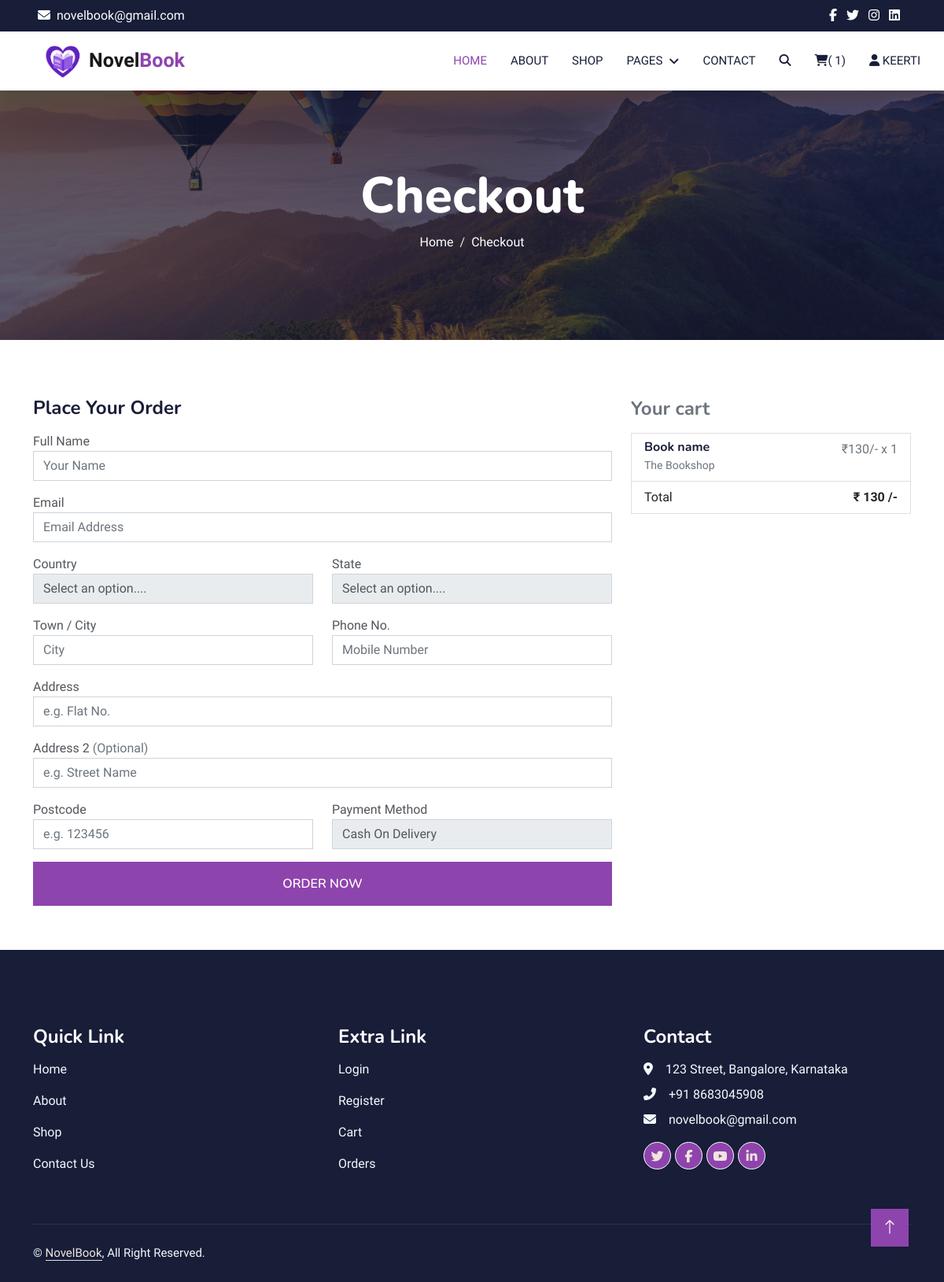
The app's page /checkout.php (signed in) with its own data.
### tables this page shows
CREATE TABLE `cart` (
  `id` int(100) NOT NULL,
  `user_id` int(100) NOT NULL,
  `name` varchar(100) NOT NULL,
  `price` int(100) NOT NULL,
  `quantity` int(100) NOT NULL,
  `image` varchar(100) NOT NULL
);

### checkout.php (the view, shortened to what this page needs)
<?php
include 'inc/db.php';
$user_id = $_SESSION['user_id'];
?>
<?php
include "inc/header.php";
?>
<div class="container-fluid bg-primary py-5 mb-5 page-header">
  <div class="container py-5">
    <div class="row justify-content-center">
      <div class="col-lg-10 text-center">
        <h1 class="display-3 text-white animated slideInDown">Checkout</h1>
        <nav aria-label="breadcrumb">
          <ol class="breadcrumb justify-content-center">
            <li class="breadcrumb-item"><a class="text-white" href="{% url 'home' %}">Home</a></li>
            <li class="breadcrumb-item text-white active" aria-current="page">Checkout</li>
          </ol>
        </nav>
      </div>
    </div>
  </div>
</div>
<div class="container-xxl py-2 wow fadeInUp" data-wow-delay="0.1s">
  <div class="container">
    <div class="py-2">
    </div>
    <div class="row">
      <div class="col-md-4 order-md-2 mb-4">
        <h4 class="d-flex justify-content-between align-items-center mb-3">
          <span class="text-muted">Your cart</span>
          <span class="badge badge-secondary badge-pill">3</span>
        </h4>
        <ul class="list-group mb-3">
          <?php
          $grand_total = 0;
          $select_cart = mysqli_query($conn, "SELECT * FROM `cart` WHERE user_id = '$user_id'") or die('query failed');
          if (mysqli_num_rows($select_cart) > 0) {
            while ($fetch_cart = mysqli_fetch_assoc($select_cart)) {
              $total_price = ($fetch_cart['price'] * $fetch_cart['quantity']);
              $grand_total += $total_price;
              ?>
              <li class="list-group-item d-flex justify-content-between lh-condensed">
                <div>
                  <h6 class="my-0">Book name</h6>
                  <small class="text-muted">
                    <?php echo $fetch_cart['name']; ?>
                  </small>
                </div>
                <span class="text-muted">
                  <?php echo '₹' . $fetch_cart['price'] . '/-' . ' x ' . $fetch_cart['quantity']; ?>
                </span>
              </li>
              <?php
            }
          } else {
            echo '<p class="empty">Your Cart is empty</p>';
          }
          ?>
          <li class="list-group-item d-flex justify-content-between">
            <span>Total</span>
            <strong>₹
              <?php echo $grand_total; ?> /-
            </strong>
          </li>
        </ul>
      </div>
      <div class="col-md-8 order-md-1">
        <h4 class="mb-3">Place Your Order</h4>
        <form method="POST">
          <div class="mb-3">
            <label for="Name">Full Name</label>
            <input type="text" class="form-control" id="name" placeholder="Your Name" name="name" required>
          </div>
          <div class="mb-3">
            <label for="email">Email</label>
            <input type="email" class="form-control" id="email" placeholder="Email Address" name="email" required>
          </div>
          <div class="row">
            <div class="col-md-6 mb-3">
              <label for="country">Country</label>
              <select class="custom-select d-block w-100 form-control" id="country" required name="country">
                <option value="">Select an option....</option>
              </select>
            </div>
            <div class="col-md-6 mb-3">
              <label for="state">State</label>
              <select class="custom-select d-block w-100 form-control" id="state" name="state" required>
                <option value="">Select an option....</option>
              </select>
            </div>
          </div>
          <div class="row">
            <div class="col-md-6 mb-3">
              <label for="city">Town / City</label>
              <input type="text" class="form-control" id="city" placeholder="City" name="city" required>
            </div>
            <div class="col-md-6 mb-3">
              <label for="phone">Phone No.</label>
              <input type="tel" class="form-control" id="phone" placeholder="Mobile Number" name="number" required>
            </div>
          </div>
          <div class="mb-3">
            <label for="address">Address</label>
            <input type="text" class="form-control" id="address" placeholder="e.g. Flat No." name="flat" required>
          </div>
          <div class="mb-3">
            <label for="address2">Address 2 <span class="text-muted">(Optional)</span></label>
            <input type="text" class="form-control" id="address2" placeholder="e.g. Street Name" name="street">
          </div>
          <div class="row">
            <div class="col-md-6 mb-3">
              <label for="postcode">Postcode</label>
              <input type="number" class="form-control" id="postcode" placeholder="e.g. 123456" name="pin_code"
                required>
            </div>
            <div class="col-md-6 mb-3">
              <label for="country">Payment Method</label>
              <select class="custom-select d-block w-100 form-control" id="country" name="method" required>
                <option value="cash on delivery">Cash On Delivery</option>
              </select>
            </div>
          </div>
          <button class="btn text-white w-100 p-3" type="submit" name="order_btn">ORDER NOW</button>
        </form>
      </div>
    </div>
  </div>
</div>
<?php
include "inc/footer.php";
?>

### css/style.css (style rules this page uses)
:root { --primary: #8e44ad; --light: #F0FBFC; --light: #f0e4de; --dark: #181d38; }
.btn { background-color: #8e44ad; border: none; }
.btn { font-family: 'Nunito', sans-serif; font-weight: 600; transition: .5s; }
.page-header { background: linear-gradient(rgba(24, 29, 56, .7), rgba(24, 29, 56, .7)), url(../images/carousel-1.jpg); background-position: center center; background-repeat: no-repeat; background-size: cover; }
.breadcrumb-item+.breadcrumb-item::before { color: var(--light); }

### records on screen
cart: name "The Bookshop", price "130", quantity "1"

### other values on screen
$cart_rows_number "1"
$_SESSION['user_name'] "KEERTI"
$grand_total "130"
